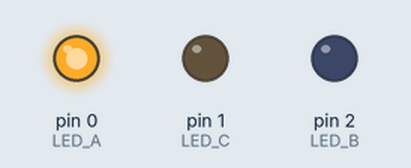
A sketch run on a simulated Arduino Uno, built with avr-gcc and run on an emulated ATmega328P. Parts: output pins drawn as LEDs (lit = HIGH).

Above: at 0.05 s.
At 0.15 s:
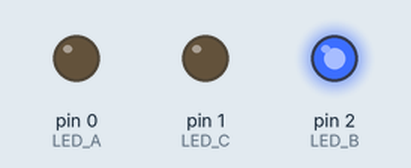
At 0.4 s:
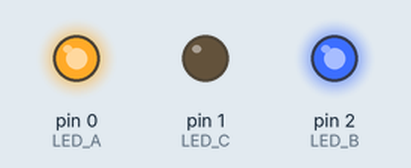
At 1.2 s:
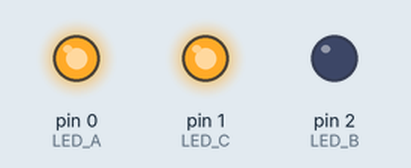
At 2.6 s:
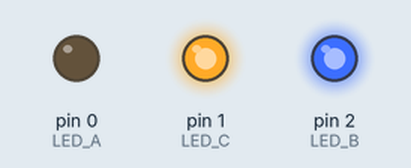
Timing chart, 0 to 3.0 s (numbered marks = the images above):
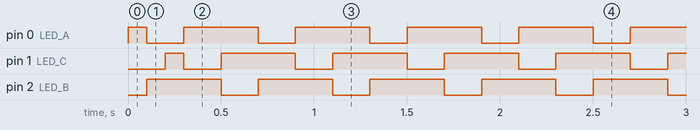

The sketch:

charlieTest.ino
```cpp
/*
Gemma connected to 360 ohms resistors on PINS 0,1,2 running 6 LEDs
For more connection info look for the Schematic
powered by a ~360 mAH lipo
Battery lasted 5 hrs 30 min w/no sleep mode implemented

*/

//Change the numbers here to match the PIN number you use on your Arduino
#define LED_A 0
#define LED_B 2
#define LED_C 1

void setup()
{
  // first set all pins to input, or high impedance
  // (not strictly necessary as all pins are inputs by default)
  pinMode(LED_A, INPUT);
  pinMode(LED_B, INPUT);
  pinMode(LED_C, INPUT);
}

void loop()
{
  // run through a sample loop, lighting each LED

  // in turn and holding for half a second.
  set_pins(LED_A, LED_B);
  delay(100);

  set_pins(LED_B, LED_A);
  delay(100);

  set_pins(LED_C, LED_A);
  delay(100);

  set_pins(LED_A, LED_C);
  delay(100);

  set_pins(LED_B, LED_C);
  delay(100);

  set_pins(LED_C, LED_B);
  delay(100);
}

void set_pins(int high_pin, int low_pin)
{
  // reset all the pins
  reset_pins();

  // set the high and low pins to output
  pinMode(high_pin, OUTPUT);
  pinMode(low_pin, OUTPUT);

  // set high pin to logic high, low to logic low
  digitalWrite(high_pin, HIGH);
  digitalWrite(low_pin,LOW);
}

void reset_pins()
{
  // start by ensuring all pins are at input and low
  pinMode(LED_A, INPUT);
  pinMode(LED_B, INPUT);
  pinMode(LED_C, INPUT);

  digitalWrite(LED_A, LOW);
  digitalWrite(LED_B, LOW);
  digitalWrite(LED_C, LOW);
}
```

Measured:
- by itself, pin 0 (LED_A), pin 1 (LED_C): repeats every 0.60 s: LOW 0.20 s, HIGH 0.40 s
- by itself, pin 2 (LED_B): alternates HIGH for 0.40 s and LOW for 0.20 s
- by itself, everything shown: repeats every 0.60 s, in 6 steps
